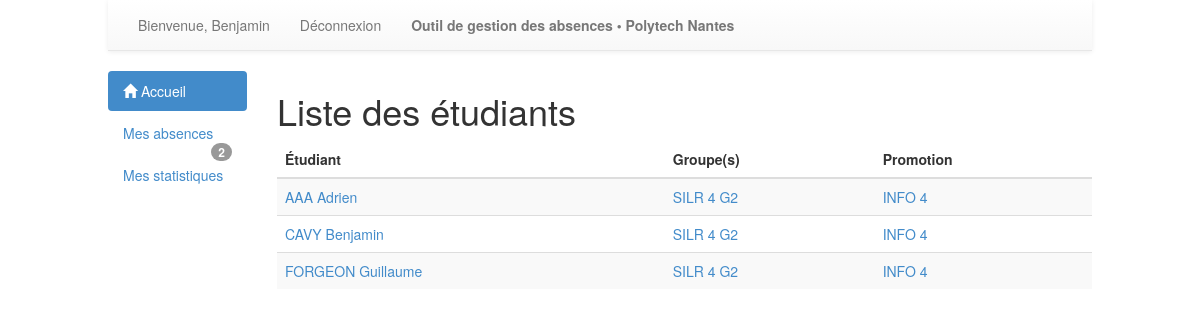
Page /absences/eleves/ (signed in) on the committed database.
### absences/models.py (models this page shows, shortened)
class Utilisateur(models.Model):
	user = models.OneToOneField(User)

class Etudiant(Utilisateur):
	promotion = models.ForeignKey(Promotion)

class Utilisateur(models.Model):
	user = models.OneToOneField(User)

class Groupe(models.Model):
	nom = models.CharField(max_length=200)
	etudiants = models.ManyToManyField(Etudiant, related_name='membresGroupe+')

class Promotion(models.Model):
	nom = models.CharField(max_length=200)
	responsable = models.ForeignKey(Enseignant)
	def __unicode__(self):
		return self.nom

### absences/views.py (the view)
@login_required
def listeEleve(request):
	listeEleve = Etudiant.objects.all().order_by('user__last_name')
	infos = []
	for e in listeEleve:
		groupesEtudiant = Groupe.objects.filter(etudiants=e)
		infos.append((e, groupesEtudiant))
	context = {'infos': infos}
	return render(request, 'absences/listeEleve.html', context)

### absences/context_processor.py (called while the page is built)
def getNombres (request):
	nb = {}
	nb['absences'] = 0
	nb['nonSaisis'] = 0
	try:
		etudiant = Etudiant.objects.get(user=request.user)
		nb['absences'] = Absence.objects.filter(etudiant = etudiant, justifie = False).count()
	except:
		nb['absences'] = 0
		try:
			enseignant = Enseignant.objects.get(user=request.user)
			cours = Cours.objects.filter(donne_par = enseignant, saisieEffectuee = False, dateFin__lte = datetime.now())
			nb['nonSaisis'] = cours.count()
		except:
			nb['nonSaisis'] = 0
	return {'nb':nb}

def determinerGroupe(request):
	groupeUtilisateur = {}
	groupeUtilisateur['etudiant'] = None
	groupeUtilisateur['secretaire'] = None
	groupeUtilisateur['enseignant'] = None
	try:
		groupes = request.user.groups.all()
		for groupe in groupes:
			if groupe.name == 'Etudiants':
				groupeUtilisateur['etudiant'] = Etudiant.objects.get(user=request.user.id)
			elif groupe.name == 'Secretaires':
				groupeUtilisateur['secretaire'] = Secretaire.objects.get(user=request.user.id)
			elif groupe.name == 'Enseignants':
				groupeUtilisateur['enseignant'] = Enseignant.objects.get(user=request.user.id)
	except:
		groupeUtilisateur['etudiant'] = None
		groupeUtilisateur['secretaire'] = None
		groupeUtilisateur['enseignant'] = None
	return {'groupeUtilisateur':groupeUtilisateur}

### absences/templates/absences/listeEleve.html (shortened to what this page needs)
{% extends 'general.html' %}
{%block content %}
	<h1>Liste des étudiants</h1>
	{% if infos %}
		<table class="table table-striped table-hover">
			<thead>
				<tr>
					<th>Étudiant</th>
					<th>Groupe(s)</th>
					<th>Promotion</th>
				</tr>
			</thead>
			<tbody>
		{% for paire in infos %}
			<tr>
				<td>
					<a href="{% url 'absences:infosEleve' paire.0.id %}">{{paire.0.user.last_name}} {{paire.0.user.first_name}}</a>
				</td>
				<td>
					{% for groupe in paire.1 %}
                        <a href="{% url 'absences:infosGroupe' groupe.id %}">{{groupe.nom}}</a>
                    {% endfor %}
				</td>
				<td>
					<a href="{% url 'absences:infosPromotion' paire.0.promotion.id %}">{{paire.0.promotion}}</a>
				</td>
			</tr>
		{% endfor %}
			</tbody>
		</table>
	{% else %}
		<p>Aucun étudiant dans la base</p>
	{% endif %}
{% endblock %}

### templates/general.html (shortened to what this page needs)
<!DOCTYPE html>
	<head>
		{% load staticfiles %}
		<link rel="stylesheet" type="text/css" href="{% static 'css/style.css' %}" />
		<link rel="stylesheet" type="text/css" href="{% static 'css/bootstrap.min.css' %}" />
		<link rel="stylesheet" type="text/css" href="{% static 'css/bootstrap-theme.min.css' %}" />
		<link rel="stylesheet" type="text/css" href="{% static 'css/jquery.simple-dtpicker.css' %}" />
	</head>
	<body>
	<div id="content">
		<nav class="navbar navbar-default navbar-static-top" role="navigation">
			<div class="container-fluid">
				<div class="collapse navbar-collapse" id="bs-example-navbar-collapse-1">
					<ul class="nav navbar-nav">
						{% if user.is_authenticated %}
						<li><a href="">Bienvenue, {{user.first_name}}</a></li>
						{% else %}
						<li><a href="">Bienvenue !</a></li>
						{% endif %}
						{% if user.is_authenticated %}
						<li><a href="{% url 'absences:deconnexion' %}" title="Deconnexion">Déconnexion</a></li>
						{% else %}
						<li><a href="{% url 'absences:connexion' %}" title="Connexion" style="font-weight:bold;">Connexion</a></li>
						{% endif %}
						<li><a href="#" style="font-weight:bold;">Outil de gestion des absences &bull; Polytech Nantes</a></li>
					</ul>
				</div>
			</div>
		</nav>
		<div class="row">
			<div class="col-md-2">
				<ul class="nav nav-pills nav-stacked">
				  	<li class="active"><a href="{% url 'absences:index' %}"><span class="glyphicon glyphicon-home"></span> Accueil</a></li>
					{% if groupeUtilisateur.etudiant %}
						<li><a href="{% url 'absences:mesAbsences' %}">Mes absences <span class="badge pull-right">{{nb.absences}}</span></a></li>
						<li><a href="{% url 'absences:mesStatistiques' %}">Mes statistiques</a></li>
					{% endif %}
				</ul>
			</div>
	 		<div class="col-md-10">
				{% block content %}	{% endblock %}
	 		</div>
		</div>
	</div>
	</body>
</html>

### static/css/style.css (style rules this page uses)
#content { width:82%; margin:auto; }

### rows in the picture
Etudiant: last_name "AAA", first_name "Adrien", promotion.nom "INFO 4"
Groupe: nom "SILR 4 G2"
Etudiant: last_name "CAVY", first_name "Benjamin", promotion.nom "INFO 4"
Etudiant: last_name "FORGEON", first_name "Guillaume", promotion.nom "INFO 4"

### other values in the picture
{{ user.first_name }} "Benjamin"
{{ nb.absences }} "2"
